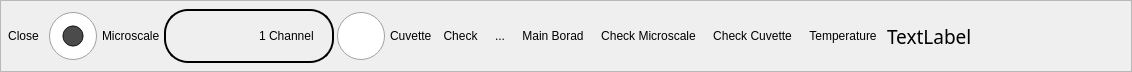
<?xml version="1.0" encoding="UTF-8"?>
<ui version="4.0">
 <class>CheckView</class>
 <widget class="QFrame" name="CheckView">
  <property name="geometry">
   <rect>
    <x>0</x>
    <y>0</y>
    <width>1132</width>
    <height>72</height>
   </rect>
  </property>
  <property name="windowTitle">
   <string>Frame</string>
  </property>
  <property name="styleSheet">
   <string notr="true">QRadioButton::indicator { 
	width: 48px;
	height: 48px;
}
/*单选框未选中样式*/
QRadioButton::indicator::unchecked {
	image: url(:/icons/uncheck.png);
}
/*单选框选中样式*/
QRadioButton::indicator::checked { 
	image: url(:/icons/check.png);
}
/*RadioButton和checkbox字体和间距设置*/
QRadioButton {
	spacing: 5px;
	font: 14pt &quot;黑体&quot;;
}

QSpinBox,QDoubleSpinBox {
	font:14pt &quot;黑体&quot;;
	min-height:50px;
	min-width:150px;
	border-radius:24;
	border:2px solid black;
	background-color:transparent;
}

/*spinbox 抬起样式*/
QTimeEdit::up-button,QDoubleSpinBox::up-button,QSpinBox::up-button {subcontrol-origin:border;
    subcontrol-position:right;
	image: url(:/icons/up_left.png);
    width: 50px;
    height: 50px;       
}
QTimeEdit::down-button,QDoubleSpinBox::down-button,QSpinBox::down-button {subcontrol-origin:border;
    subcontrol-position:left;
	image: url(:/icons/up_right.png);
    width: 50px;
    height: 50px;
}

/*按钮按下样式*/
QTimeEdit::up-button:pressed,QDoubleSpinBox::up-button:pressed,QSpinBox::up-button:pressed{subcontrol-origin:border;
    subcontrol-position:right;
    image: url(:/icons/up_left.png);
    width: 49px;
    height: 49px;       
}
  
QTimeEdit::down-button:pressed,QDoubleSpinBox::down-button:pressed,QSpinBox::down-button:pressed,QSpinBox::down-button:pressed{
    subcontrol-position:left;
    image: url(:/icons/up_right.png);
    width: 49px;
    height: 49px;   
}</string>
  </property>
  <property name="frameShape">
   <enum>QFrame::StyledPanel</enum>
  </property>
  <property name="frameShadow">
   <enum>QFrame::Raised</enum>
  </property>
  <layout class="QHBoxLayout" name="horizontalLayout" stretch="0,0,0,0,0,0,0,0,0,0,1">
   <property name="spacing">
    <number>3</number>
   </property>
   <property name="leftMargin">
    <number>0</number>
   </property>
   <property name="topMargin">
    <number>0</number>
   </property>
   <property name="rightMargin">
    <number>0</number>
   </property>
   <property name="bottomMargin">
    <number>0</number>
   </property>
   <item>
    <widget class="QToolButton" name="closetBtn">
     <property name="toolTip">
      <string>Close/Connect</string>
     </property>
     <property name="text">
      <string>Close</string>
     </property>
     <property name="icon">
      <iconset resource="../mainwindow.qrc">
       <normaloff>:/icons/disconnect.png</normaloff>:/icons/disconnect.png</iconset>
     </property>
     <property name="iconSize">
      <size>
       <width>64</width>
       <height>64</height>
      </size>
     </property>
     <property name="autoRaise">
      <bool>true</bool>
     </property>
    </widget>
   </item>
   <item>
    <widget class="QRadioButton" name="radioButtonMs">
     <property name="text">
      <string>Microscale</string>
     </property>
     <property name="checked">
      <bool>true</bool>
     </property>
    </widget>
   </item>
   <item>
    <widget class="QSpinBox" name="spinBoxChannel">
     <property name="alignment">
      <set>Qt::AlignRight|Qt::AlignTrailing|Qt::AlignVCenter</set>
     </property>
     <property name="suffix">
      <string> Channel</string>
     </property>
     <property name="minimum">
      <number>1</number>
     </property>
     <property name="maximum">
      <number>1</number>
     </property>
     <property name="value">
      <number>1</number>
     </property>
    </widget>
   </item>
   <item>
    <widget class="QRadioButton" name="radioButtonCt">
     <property name="text">
      <string>Cuvette</string>
     </property>
    </widget>
   </item>
   <item>
    <widget class="QToolButton" name="checktBtn">
     <property name="toolTip">
      <string>Check</string>
     </property>
     <property name="text">
      <string>Check</string>
     </property>
     <property name="icon">
      <iconset resource="../mainwindow.qrc">
       <normaloff>:/icons/test.png</normaloff>:/icons/test.png</iconset>
     </property>
     <property name="iconSize">
      <size>
       <width>64</width>
       <height>64</height>
      </size>
     </property>
     <property name="autoRaise">
      <bool>true</bool>
     </property>
    </widget>
   </item>
   <item>
    <widget class="QToolButton" name="savetBtn">
     <property name="toolTip">
      <string>Save Image</string>
     </property>
     <property name="text">
      <string>...</string>
     </property>
     <property name="icon">
      <iconset resource="../mainwindow.qrc">
       <normaloff>:/icons/save.png</normaloff>:/icons/save.png</iconset>
     </property>
     <property name="iconSize">
      <size>
       <width>64</width>
       <height>64</height>
      </size>
     </property>
     <property name="autoRaise">
      <bool>true</bool>
     </property>
    </widget>
   </item>
   <item>
    <widget class="QToolButton" name="maintBtn">
     <property name="toolTip">
      <string>Main Borad</string>
     </property>
     <property name="statusTip">
      <string/>
     </property>
     <property name="text">
      <string>Main Borad</string>
     </property>
     <property name="icon">
      <iconset resource="../mainwindow.qrc">
       <normaloff>:/icons/mainboard.png</normaloff>:/icons/mainboard.png</iconset>
     </property>
     <property name="iconSize">
      <size>
       <width>64</width>
       <height>64</height>
      </size>
     </property>
     <property name="autoRaise">
      <bool>true</bool>
     </property>
    </widget>
   </item>
   <item>
    <widget class="QToolButton" name="microtBtn">
     <property name="toolTip">
      <string>Check Microscale</string>
     </property>
     <property name="text">
      <string>Check Microscale</string>
     </property>
     <property name="icon">
      <iconset resource="../mainwindow.qrc">
       <normaloff>:/icons/macroscale.png</normaloff>:/icons/macroscale.png</iconset>
     </property>
     <property name="iconSize">
      <size>
       <width>64</width>
       <height>64</height>
      </size>
     </property>
     <property name="autoRaise">
      <bool>true</bool>
     </property>
    </widget>
   </item>
   <item>
    <widget class="QToolButton" name="cuvettetBtn">
     <property name="toolTip">
      <string>Check Cuvette</string>
     </property>
     <property name="text">
      <string>Check Cuvette</string>
     </property>
     <property name="icon">
      <iconset resource="../mainwindow.qrc">
       <normaloff>:/icons/cuvette.png</normaloff>:/icons/cuvette.png</iconset>
     </property>
     <property name="iconSize">
      <size>
       <width>64</width>
       <height>64</height>
      </size>
     </property>
     <property name="autoRaise">
      <bool>true</bool>
     </property>
    </widget>
   </item>
   <item>
    <widget class="QToolButton" name="temperaturetBtn">
     <property name="toolTip">
      <string>Temperature</string>
     </property>
     <property name="text">
      <string>Temperature</string>
     </property>
     <property name="icon">
      <iconset resource="../mainwindow.qrc">
       <normaloff>:/icons/temperature.png</normaloff>:/icons/temperature.png</iconset>
     </property>
     <property name="iconSize">
      <size>
       <width>64</width>
       <height>64</height>
      </size>
     </property>
     <property name="autoRaise">
      <bool>true</bool>
     </property>
    </widget>
   </item>
   <item>
    <widget class="QLabel" name="messageLabel">
     <property name="font">
      <font>
       <family>黑体</family>
       <pointsize>14</pointsize>
      </font>
     </property>
     <property name="text">
      <string>TextLabel</string>
     </property>
    </widget>
   </item>
  </layout>
 </widget>
 <resources>
  <include location="../mainwindow.qrc"/>
 </resources>
 <connections/>
</ui>
